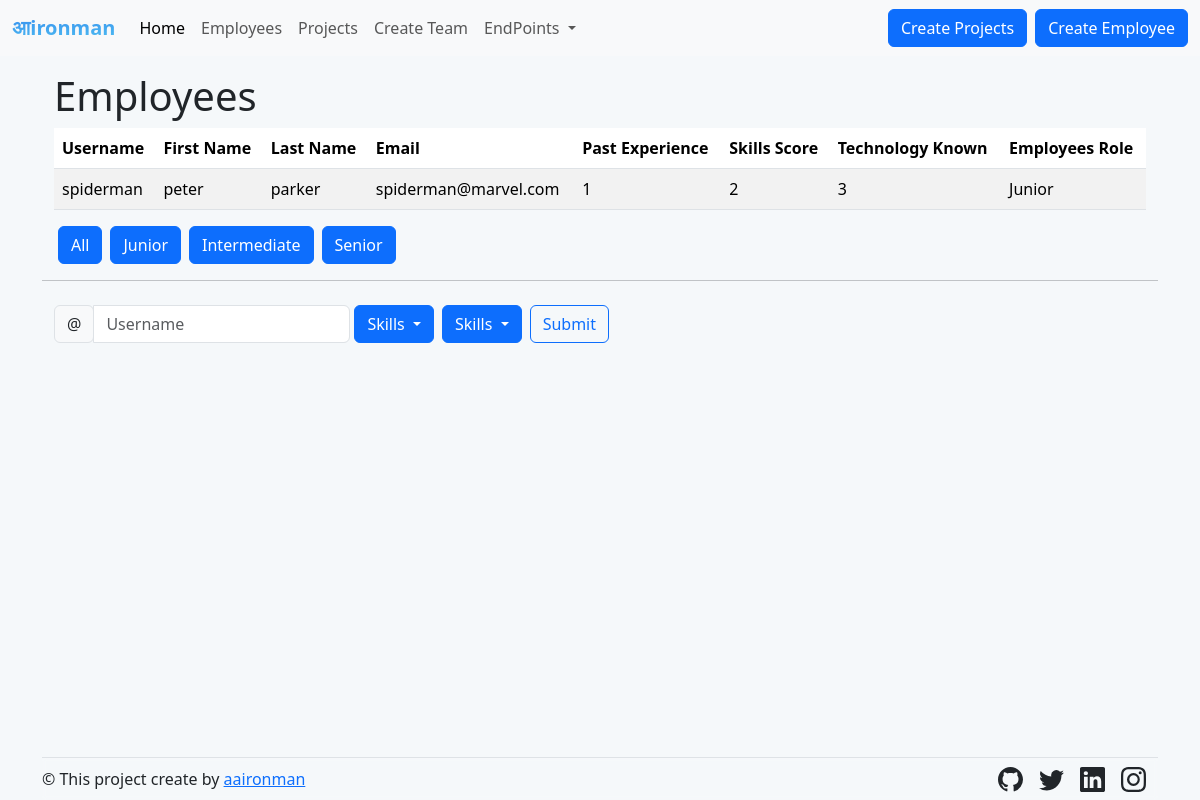
The app's page /0 (signed in) with its own data.
### manageusers/models.py (models this page shows, shortened)
class employees(models.Model):
    username = models.CharField(max_length=20, unique=True)
    first_name = models.CharField(max_length=20)
    last_name = models.CharField(max_length=20)
    email = models.EmailField(unique=True)
    past_experience = models.IntegerField()
    skills_score = models.IntegerField()
    technology_known = models.PositiveIntegerField(null=True)
    employee_level = models.CharField(max_length=20, null=True)
    class Meta:
        db_table = "employees"
    class Meta:
        verbose_name_plural = "employees"

### manageusers/views.py (the view)
# urls.py: path('0', views.easy,name='0'),
def easy(request):
    if not request.user.is_authenticated:
        return redirect('login')
    users = employees.objects.filter(employee_level='Junior')
    return render(request, 'users.html', {'users': users})

### templates/users.html
{% extends "base.html" %}
{% block users %}
<div class="container">
{% include "users_table.html" %}
  <div class="my-4">
    {% include "update_tech.html" %}
  </div>
{% endblock users %}

### templates/users_table.html
<h1>Employees</h1>
    <table class="table table-striped">
      <thead>
        <tr>
          <th>Username</th>
          <th>First Name</th>
          <th>Last Name</th>
          <th>Email</th>
          <th>Past Experience</th>
          <th>Skills Score</th>
          <th>Technology Known</th>
          <th>Employees Role</th>
        </tr>
      </thead>
      <tbody>
        {% for user in users %}
        <tr>
          <td>{{ user.username }}</td>
          <td>{{ user.first_name }}</td>
          <td>{{ user.last_name }}</td>
          <td>{{ user.email }}</td>
          <td>{{ user.past_experience }}</td>
          <td>{{ user.skills_score }}</td>
          <td>{{ user.technology_known }}</td>
          <td>{{ user.employee_level }}</td>
        </tr>
        {% endfor %}
      </tbody>
    </table>
    <div class="btn-group " role="group" aria-label="Button group">
      <form method="get" action="fetchusers">
        <button type="submit" class="btn btn-primary mx-1 ">All</button>
      </form>
      <form method="get" action="0">
        <button type="submit" class="btn btn-primary mx-1 ">Junior</button>
      </form>
      <form method="get" action="1">
        <button type="submit" class="btn btn-primary mx-1 ">Intermediate</button>
      </form>
      <form method="get" action="2">
        <button type="submit" class="btn btn-primary mx-1 ">Senior</button>
      </form>
    </div>
  </div>
<hr>

### static/style.css (style rules this page uses)
body, html { background: #f5f8fa; height: 100%; margin: 0; overflow: hidden; position: relative; }

### records on screen
employees: username "spiderman", first_name "peter", last_name "parker", email "spiderman@marvel.com", past_experience "1", skills_score "2", technology_known "3", employee_level "Junior"
